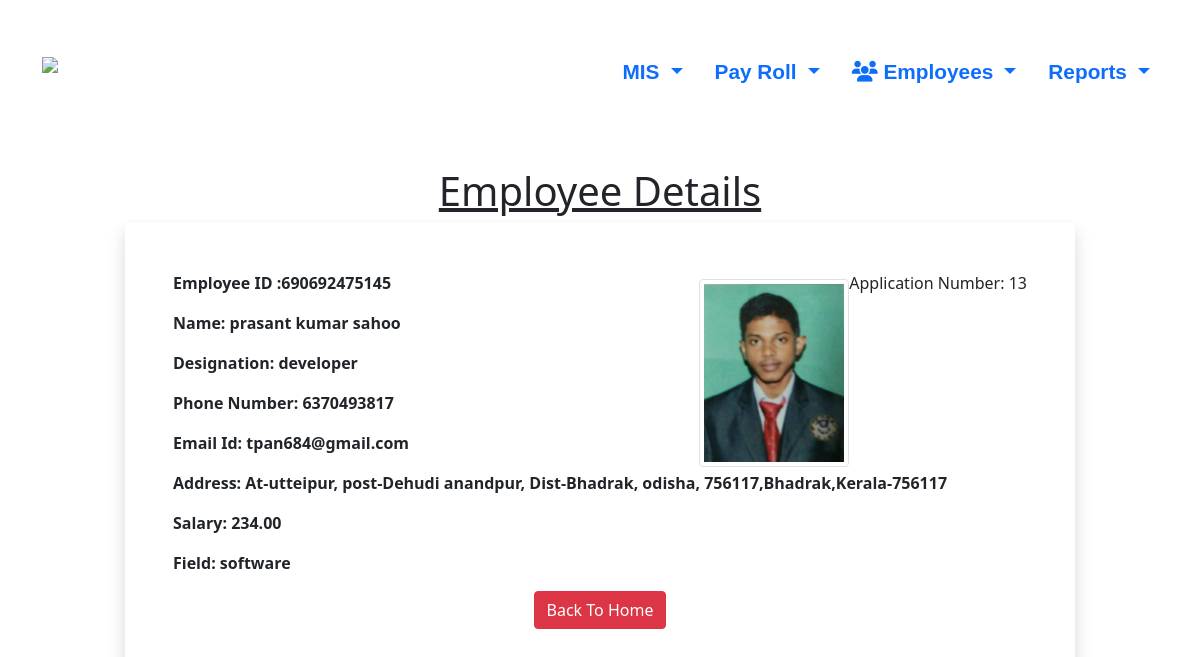
The app's page /allemp/list/13/ with its own data.
### employeeapp/models.py (models this page shows, shortened)
class Employee_Table(models.Model):
    employee_name = models.CharField(max_length=50)
    employee_designation = models.CharField(max_length=50)
    employee_phn_num = models.CharField(max_length=10)
    employee_email = models.EmailField()
    employee_address = models.CharField(max_length=200)
    employee_state = models.CharField(max_length=50)
    employee_city = models.CharField(max_length=50)
    employee_pincode = models.CharField(max_length=6)
    employee_salary = models.DecimalField(max_digits=10, decimal_places=2)
    employee_field = models.CharField(max_length=100)
    employee_image = models.ImageField(upload_to='documents/',blank=True)
    employee_id = models.BigIntegerField(unique=True)

### employeeapp/views.py (the view)
# urls.py: path('allemp/list/<int:id>/',views.all_employee_detail,name="allemp_list"),
def all_employee_detail(request, id):
    employees = Employee_Table.objects.filter(pk = id)
    context = {
        "employees" : employees
    }
    return render(request ,"show_all_details.html",context)

### templates/show_all_details.html (shortened to what this page needs)
<!doctype html>
<html lang="en">
  <head>
    <link rel="stylesheet" href="https://cdnjs.cloudflare.com/ajax/libs/font-awesome/6.4.2/css/all.min.css">
    <link rel="stylesheet" href="https://cdn.jsdelivr.net/npm/bootstrap@5.0.2/dist/css/bootstrap.min.css">
  </head>
  <body>
    <nav class="navbar navbar-expand-lg bg-color py-4 pt-lg-5">
        <div class="container">
            <a class="navbar-brand text-white fw-bold" href="#">
                <img src="https://gvitechnology.com/images/logo.png" style="width: 100px; height: 50px;" alt="Logo">
            </a>
            <div class="collapse navbar-collapse" id="navbarSupportedContent">
                <ul class="navbar-nav ms-auto mb-2 mb-lg-0">
                    <li class="nav-item">
                        <div class="dropdown">
                            <a class="nav-link text-primary dropdown-toggle" href="#" role="button" id="navbarDropdownMIS"
                               data-bs-toggle="dropdown" aria-expanded="false">
                                MIS
                            </a>
                        </div>
                    </li>
                    <li class="nav-item ms-3">
                        <div class="dropdown">
                            <a class="nav-link text-primary dropdown-toggle" href="#" role="button" id="navbarDropdownPayRoll"
                               data-bs-toggle="dropdown" aria-expanded="false">
                                Pay Roll
                            </a>
                        </div>
                    </li>
                    <li class="nav-item ms-3">
                        <div class="dropdown">
                            <a class="nav-link text-primary dropdown-toggle" href="#" role="button" id="navbarDropdownEmployees"
                               data-bs-toggle="dropdown" aria-expanded="false">
                                <i class="fa-solid fa-users"></i> Employees
                            </a>
                        </div>
                    </li>
                    <li class="nav-item ms-3">
                        <div class="dropdown">
                            <a class="nav-link text-primary dropdown-toggle" href="#" role="button" id="navbarDropdownReports"
                               data-bs-toggle="dropdown" aria-expanded="false">
                                Reports
                            </a>
                        </div>
                    </li>
                </ul>
            </div>
        </div>
    </nav>
    <div class="container mt-5">
        <h1 class="text-center "><u>Employee Details</u></h1>
        <div class="row">
            <div class="col-sm-10 shadow p-5 offset-sm-1">
                {% for i in employees %}
              <p class="float-end">Application Number: {{i.id}}</p>
              <img src="{{i.employee_image.url}}"alt="" class="img-fluid img-thumbnail float-end mt-2" width="150" height="150">
                <p><b>Employee ID :{{i.employee_id}}</b></p>
                <p><b>Name: {{i.employee_name}}</b></p>
                <p><b>Designation: {{i.employee_designation}}</b></p>
                <p><b>Phone Number: {{i.employee_phn_num}}</b></p>
                <p><b>Email Id: {{i.employee_email}}</b></p>
                <p><b>Address: {{i.employee_address}},{{i.employee_city}},{{i.employee_state}}-{{i.employee_pincode}}</b></p>
                <p><b>Salary: {{i.employee_salary}}</b></p>
                <p><b>Field: {{i.employee_field}}</b></p>
                {% endfor %}
              <div class="text-center">
               <a href="/emp/list" class="btn btn-danger">Back To Home</a>
              </div>
            </div>
        </div>
    </div>
  </body>
</html>

### templates/show_all_details.html (style rules this page uses)
.nav-link { font-weight: bold !important; font-family: 'Gill Sans', 'Gill Sans MT', Calibri, 'Trebuchet MS', sans-serif; font-size: 1.3rem!important; }

### records on screen
Employee_Table: id "13", employee_image (picture), employee_id "690692475145", employee_name "prasant kumar sahoo", employee_designation "developer", employee_phn_num "6370493817", employee_email "tpan684@gmail.com", employee_address "At-utteipur, post-Dehudi anandpur, Dist-Bhadrak, odisha, 756117", employee_city "Bhadrak", employee_state "Kerala", employee_pincode "756117", employee_salary "234.00", employee_field "software"
